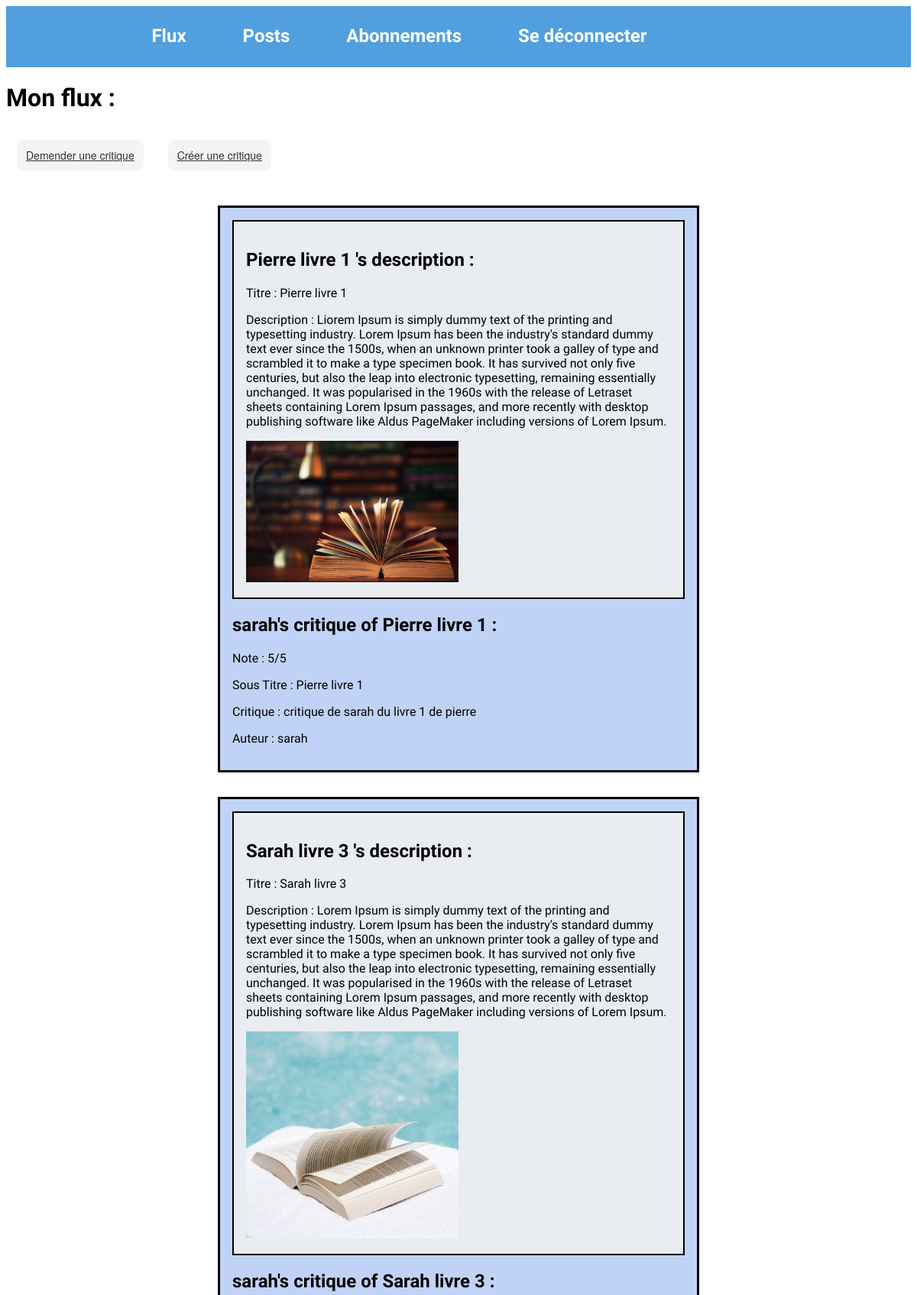
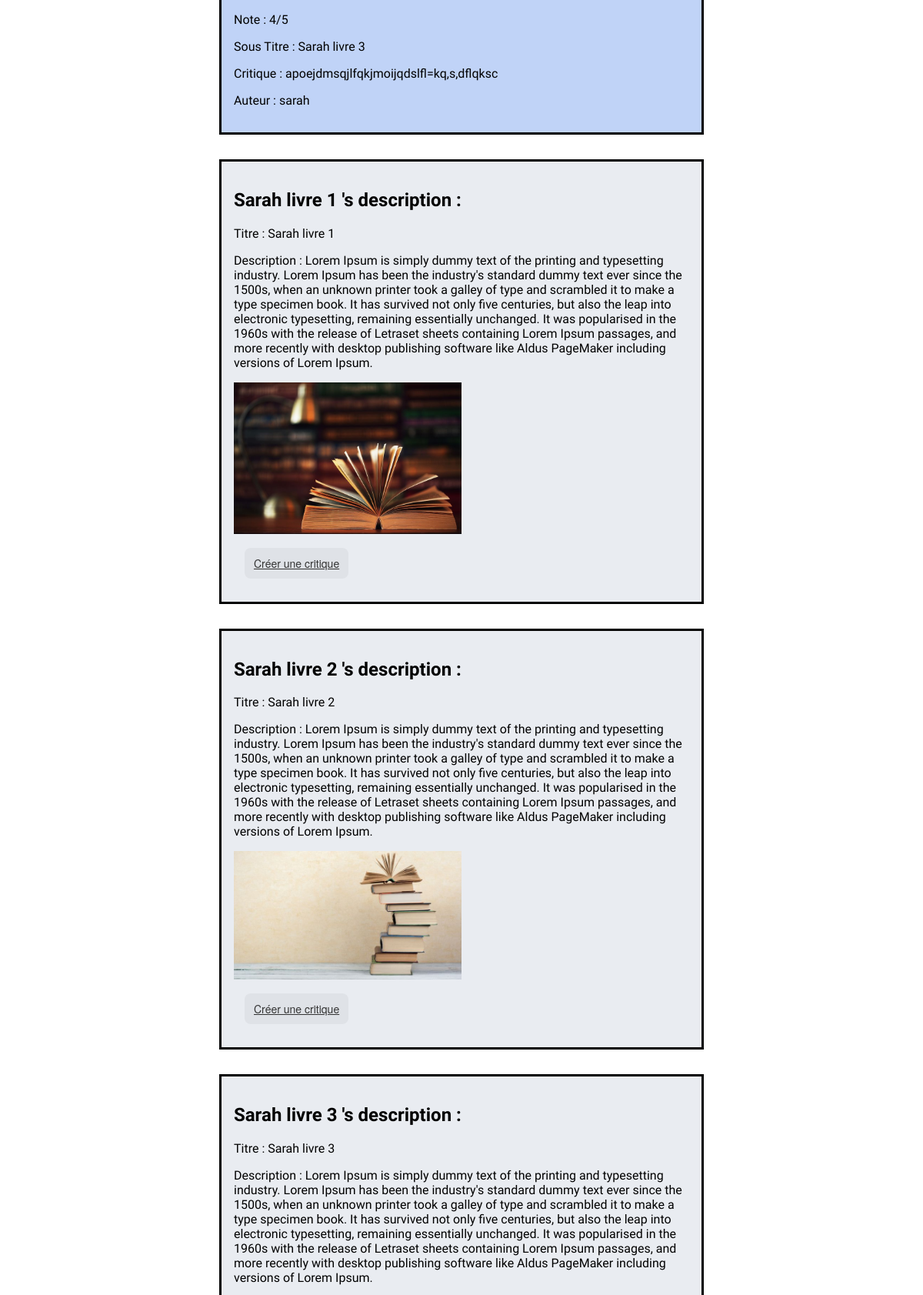
/flux/ (signed in, upper part), run on the app's committed database (2 pictures, top to bottom).
### litreview_app/models.py (models this page shows, shortened)
class Review(models.Model):
    ticket = models.ForeignKey(to=Ticket, on_delete=models.CASCADE)
    rating = models.PositiveSmallIntegerField(
        validators=[MinValueValidator(0), MaxValueValidator(5)])
    headline = models.CharField(max_length=128)
    body = models.TextField()
    user = models.ForeignKey(
        to=settings.AUTH_USER_MODEL, on_delete=models.CASCADE)
    time_created = models.DateTimeField(auto_now_add=True)

class Ticket(models.Model):
    name = models.CharField(max_length=100)
    description = models.TextField()
    image = models.ImageField(upload_to='ticket_img')
    user = models.ForeignKey(
        to=settings.AUTH_USER_MODEL, on_delete=models.CASCADE)
    time_created = models.DateTimeField(auto_now_add=True)

### authentication_app/models.py (models this page shows)
class User(AbstractUser):
    pass

### litreview_app/views.py (the view)
# urls.py: path('flux/', litreview_app.views.flux, name='flux'),
@login_required
def flux(request):
    followed_user = UserFollows.objects.filter(user=request.user)
    bord_user = []
    a = []
    b = []
    c = []
    d = []
    for u in followed_user:
        bord_user.append(u.followed_user)
    for u in bord_user:
        user_reviews = Review.objects.filter(user=u)
        user_tickets = Ticket.objects.filter(user=u)
        user_reviews = user_reviews.annotate(content_type=Value('REVIEW', CharField()))
        user_tickets = user_tickets.annotate(content_type=Value('TICKET', CharField()))
        a.append(user_reviews)
        b.append(user_tickets)
    for i in a:
        for e in i:
            c.append(e)
    for i in b:
        for e in i:
            d.append(e)
    posts = sorted(
        chain(c, d),
        key=lambda post: post.time_created,
        reverse=True
    )
    return render(request,
                  'litreview_app/flux.html',
                  context={'posts': posts})

### litreview_app/templates/litreview_app/flux.html
{% extends 'authentication_app/base.html' %}
{% block content %}
{% load static %}
<h1>Mon flux :</h1>
<a class="button" href="http://127.0.0.1:8000/tickets/add">Demender une critique</a>
<a class="button" href="http://127.0.0.1:8000/review/add">Créer une critique</a>
{% for post in posts %}
    {% if post.content_type == 'TICKET' %}
        {% include 'litreview_app/flux_ticket_HTML.html' %}
    {% elif post.content_type == 'REVIEW' %}
        {% include 'litreview_app/flux_review_HTML.html' %}
        {% endif %}
{% endfor %}
{% endblock %}

### litreview_app/templates/litreview_app/flux_review_HTML.html
<div class="item">
    <div class="item_review_ticket">
        <h2>{{ post.ticket.name }} 's description :</h2>
        <p>Titre : {{ post.ticket.name}}</p>
        <p>Description : {{ post.ticket.description }}</p>
        <img src="{{ post.ticket.image.url }}">
    </div>
    <h2>{{ post.user }}'s critique of {{ post.ticket.name }} :</h2>
    <p>Note : {{ post.rating }}/5</p>
    <p>Sous Titre : {{ post.headline }}</p>
    <p>Critique : {{ post.body }}</p>
    <p>Auteur : {{ post.user }}</p>
</div>

### litreview_app/templates/litreview_app/flux_ticket_HTML.html
<div class="item_ticket">
    <h2>{{ post.name }} 's description :</h2>
    <p>Titre : {{ post.name}}</p>
    <p>Description : {{ post.description }}</p>
    <img src="{{ post.image.url }}">
    <div>
        <a class="button" href="http://127.0.0.1:8000/tickets/{{ post.id }}/add/review">Créer une critique</a>
    </div>
</div>

### authentication_app/static/authentication_app/style.css (style rules this page uses)
head, body { font-family: 'Montserrat'; }
.item { position: static; width: 50%; border: solid; background-color: rgb(192, 211, 247); padding: 1em; margin: 2em auto; }
img { width: 50%; }
.item_review_ticket { border: solid 2px; padding: 1em; background-color: rgb(233, 236, 241); }
.item_ticket { position: static; width: 50%; border: solid; background-color: rgb(233, 236, 241); padding: 1em; margin: 2em auto; }
.button { background-color: rgba(51, 51, 51, 0.05); border-radius: 8px; border-width: 0; color: #333333; cursor: pointer; display: inline-block; font-family: "Haas Grot Text R Web", "Helvetica Neue", Helvetica, Arial, sans-serif; font-size: 14px; font-weight: 500; line-height: 20px; list-style: none; margin: 1em; padding: 10px 12px; text-align: center; transition: all 200ms; vertical-align: baseline; white-space: nowrap; user-select: none; -webkit-user-select: none; touch-action: manipulation; }

### data on the page
Review: ticket.name "Pierre livre 1", ticket.description "Liorem Ipsum is simply dummy text of the printing and typesetting industry. Lorem Ipsum has been the industry's standard dummy text ever since the 1500s, when an unknown printer took a galley of type and scrambled it to make a type specimen book. It has survived not only five centuries, but also the leap into electronic typesetting, remaining essentially unchanged. It was popularised in the 1960s with the release of Letraset sheets containing Lorem Ipsum passages, and more recently with desktop publishing software like Aldus PageMaker including versions of Lorem Ipsum.", ticket.image (picture), user "sarah", rating "5", headline "Pierre livre 1", body "critique de sarah du livre 1 de pierre"
Review: ticket.name "Sarah livre 3", ticket.description "Lorem Ipsum is simply dummy text of the printing and typesetting industry. Lorem Ipsum has been the industry's standard dummy text ever since the 1500s, when an unknown printer took a galley of type and scrambled it to make a type specimen book. It has survived not only five centuries, but also the leap into electronic typesetting, remaining essentially unchanged. It was popularised in the 1960s with the release of Letraset sheets containing Lorem Ipsum passages, and more recently with desktop publishing software like Aldus PageMaker including versions of Lorem Ipsum.", ticket.image (picture), user "sarah", rating "4", headline "Sarah livre 3", body "apoejdmsqjlfqkjmoijqdslfl=kq,s,dflqksc"
Ticket: name "Sarah livre 1", description "Lorem Ipsum is simply dummy text of the printing and typesetting industry. Lorem Ipsum has been the industry's standard dummy text ever since the 1500s, when an unknown printer took a galley of type and scrambled it to make a type specimen book. It has survived not only five centuries, but also the leap into electronic typesetting, remaining essentially unchanged. It was popularised in the 1960s with the release of Letraset sheets containing Lorem Ipsum passages, and more recently with desktop publishing software like Aldus PageMaker including versions of Lorem Ipsum.", image (picture)
Ticket: name "Sarah livre 2", description "Lorem Ipsum is simply dummy text of the printing and typesetting industry. Lorem Ipsum has been the industry's standard dummy text ever since the 1500s, when an unknown printer took a galley of type and scrambled it to make a type specimen book. It has survived not only five centuries, but also the leap into electronic typesetting, remaining essentially unchanged. It was popularised in the 1960s with the release of Letraset sheets containing Lorem Ipsum passages, and more recently with desktop publishing software like Aldus PageMaker including versions of Lorem Ipsum.", image (picture)
Ticket: name "Sarah livre 3", description "Lorem Ipsum is simply dummy text of the printing and typesetting industry. Lorem Ipsum has been the industry's standard dummy text ever since the 1500s, when an unknown printer took a galley of type and scrambled it to make a type specimen book. It has survived not only five centuries, but also the leap into electronic typesetting, remaining essentially unchanged. It was popularised in the 1960s with the release of Letraset sheets containing Lorem Ipsum passages, and more recently with desktop publishing software like Aldus PageMaker including versions of Lorem Ipsum."
